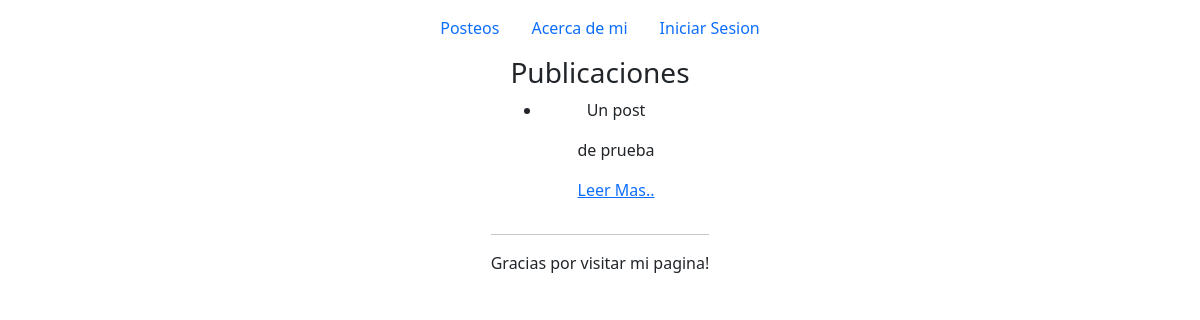
Before: / with the older database file.
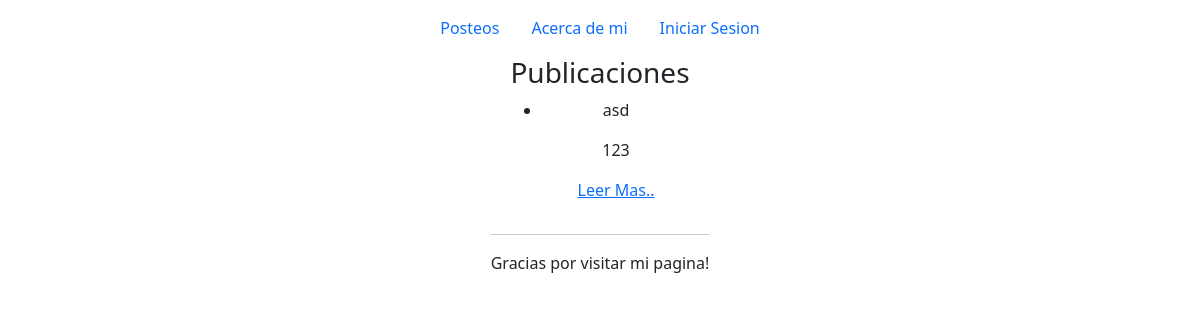
After: the same page with the newer database file.
### app/models.py (models this page shows, shortened)
class Blog(models.Model):
    title = models.CharField(max_length=50)
    subtitle = models.CharField(max_length=50)
    body = models.CharField(max_length=150)
    author = models.CharField(max_length=50)
    date = models.DateField(auto_now_add=True)
    picture = models.BinaryField(null=True, editable=True)
    content_type = models.CharField(max_length=256, null=True, help_text='Aca guardamos el tipo de archivo (MIME)')
    class Meta:
        db_table = ''
        managed = True
        verbose_name = 'blog'
        verbose_name_plural = 'blogs'

### app/views.py (the view)
# urls.py: path('', views.home),
def home(request):
    post = Blog.objects.all()
    return render(request, 'home.html', {'posts':post})

### templates/home.html (shortened to what this page needs)
{% extends 'base.html' %}
{% block content %}
    <h3>Publicaciones</h3>
    {% if posts|length >= 1 %}
    <ul>
            {% for post in posts  %}
            <li>
            <p>{{ post.title}}</p>
            <p>{{ post.subtitle}}</p>
            <a href="pages/{{post.id}}">Leer Mas..</a>
            </li>
            {% endfor %}
    </ul>
    {% else %}
    <p><strong>No hay páginas aún</strong></p>
    {% endif %}
{% endblock content %}

### templates/base.html (shortened to what this page needs)
<!DOCTYPE html>
<html lang="en">
<head>
    <link href="https://cdn.jsdelivr.net/npm/bootstrap@5.3.0-alpha3/dist/css/bootstrap.min.css" rel="stylesheet">
</head>
<body style="display: flex; flex-direction: column; justify-content: center; align-items: center; align-content: center; flex-wrap: wrap; text-align: center;">
    <header><div><nav class="navbar navbar-default navbar-inverse" >
        <div class="container-fluid">
        <ul class="nav justify-content-center">
            <li class="nav-item"><a class="nav-link" href="/">Posteos</a></li>
            <li class="nav-item"><a class="nav-link" href="/about">Acerca de mi</a></li>
            {% if user.is_authenticated %}
            <li class="nav-item"><a class="nav-link" href="/logout">Cerrar Sesion</a></li>
            {% else %}
            <li class="nav-item"><a class="nav-link" href="/login ">Iniciar Sesion</a></li>
            {% endif %}
        </ul>
        </div>
    </nav>
    </div>
</header>
<main>
    <div class="container" >
    {% block content %}
    {% endblock content %}
    </div>
</main>
<footer>
    <hr>
    <p>Gracias por visitar mi pagina!</p>
</footer>
</body>
</html>

Changed rows visible on the page:
removed Blog: title "Un post", subtitle "de prueba"
added Blog: title "asd", subtitle "123"
